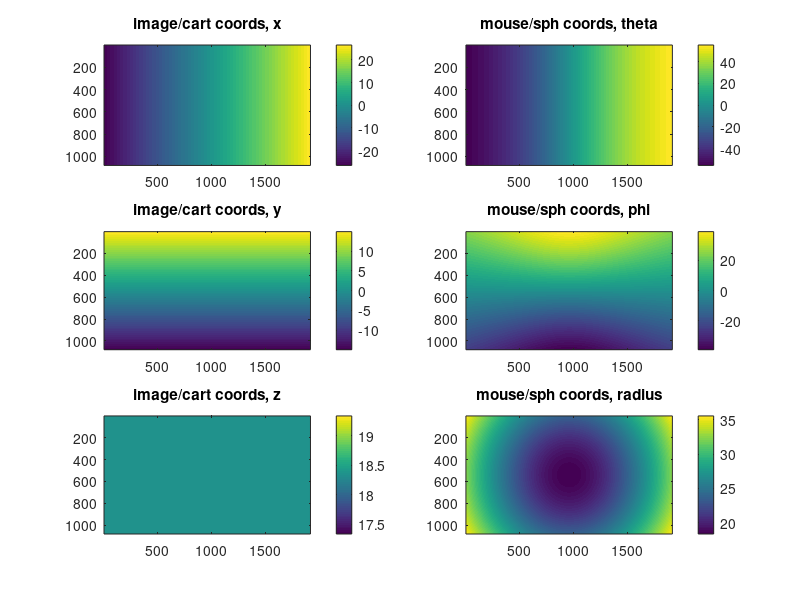
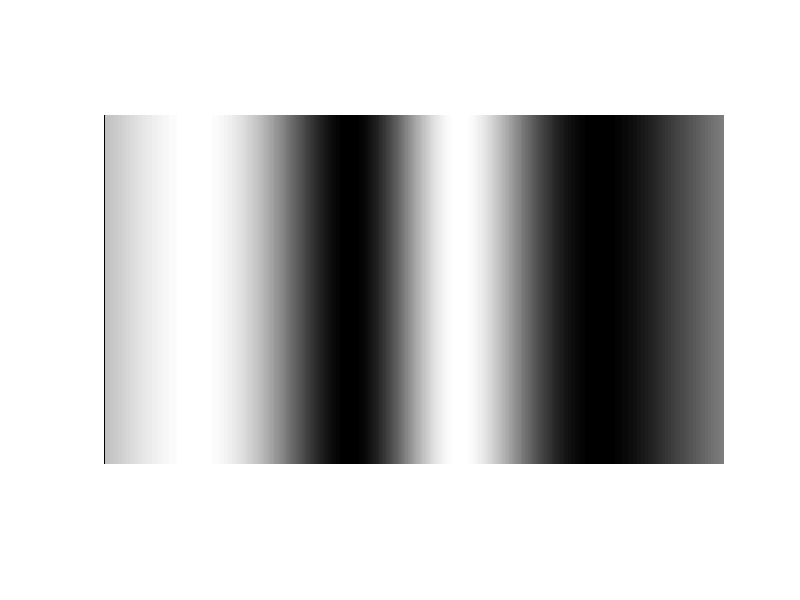

Here is the MATLAB script that generated these plots, in order: (Note: this script raises an error after producing the figures.)
%{ 
To exit the visual stimulus presentation: hold the escape key.

Windows installation:

Filesystem locations given here are examples. You could choose other disc drives or folders of your liking instead:
Skip this step and go directly to step 2 if you use Matlab R2014b or later, instead of an older Matlab version or of GNU/Octave.
Download and install the Subversion installer
Windows: Subversion 1.7.x command-line client

Download the Psychtoolbox installer to your desktop.
You must install the 64-Bit GStreamer-1.20.5 MSVC or later versions runtime from gstreamer.freedesktop.org even if you do not need multi-media support! Do not install the MINGW variant, it will not work, but likely crash! Make absolutely sure that you install all offered packages. Read help GStreamer carefully for this purpose, before downloading and installing GStreamer.

If you intend to use Octave, you will need to delete the following DLL files from the C:\Program Files\GNU Octave\Octave-7.3.0\mingw64\bin\ folder: opengl32.dll – Otherwise hardware accelerated visual stimulation will not work.

You may also need to install the Microsoft Runtime Libraries for MSVC 2015-2019 if you use Matlab instead of Octave. For a few use cases you may even need those if you use Octave. You can find installers for these at Microsoft’s site beforehand. Otherwise when our installer aborted half-ways, follow the instructions it prints to the console. Or simply click this link to get a copy bundled with Psychtoolbox

Open Matlab as administrative user (right-click the Matlab shortcut and “Run As Administrator”) and type the following in the command window, assuming you want Psychtoolbox to be installed inside the C:\toolbox folder:
>> cd('into the folder where you downloaded DownloadPsychtoolbox.m to').
>> DownloadPsychtoolbox('C:\toolbox') 
The second command will take a bit of time (a few minutes in some cases) and may generate a lot of output. Please be patient (and make sure your computer is not going to go onto standby while installing). You may get the command line reappear before the installation is finished - so don’t assume the command line reappearing means that installation has hung. The installer will tell you when it is finished.
%}

clear all;

% for ASUS VG248QG using Allen Brain Lab monitor displacement
% monitor is: 
% 53.126 cm wide
% 29.889 cm high
% 118.6 mm lateral, 86.2 mm anterior and 31.6 mm dorsal to the right eye
MonitorAnteriorDisplacement_cm = 8.62;
MonitorDorsalDisplacement_cm = 3.16;
w = 53.136;  % width of screen, in cm
h = 29.889;  % height of screen, in cm
cx = w/2 + MonitorAnteriorDisplacement_cm; % eye x location, in cm
%cy = h/2 + MonitorDorsalDisplacement_cm; % eye y location, in cm
% since we're trying to place center of monitor at center of mouse
% field of view, then these x&y should be monitor center

cx = w/2;   % eye x location, in cm
cy = h/2; % eye y location, in cm

% w = 56.69;  % width of screen, in cm
% h = 34.29;  % height of screen, in cm
% cx = w/2;   % eye x location, in cm
% %cy = 11.42; % eye y location, in cm
% cy = h/2; % eye y location, in cm

% Distance to bottom of screen, along the horizontal eye line
%zdistBottom = 24.49;     % in cm
zdistBottom = 18.337;     % in cm
%zdistTop    = 14.18;     % in cm

% Alternatively, you can specify the angle of the screen
%screenAngle = 72.5;   % in degrees, measured from table surface in front of screen to plane of screen
screenAngle = 90;   % in degrees, measured from table surface in front of screen to plane of screen
zdistTop = zdistBottom - (h*sin(deg2rad(90-screenAngle)));

% pxXmax = 200; % number of pixels in an image that fills the whole screen, x
% pxYmax = 150; % number of pixels in an image that fills the whole screen, y
pxXmax = 1920; % number of pixels in an image that fills the whole screen, x
pxYmax = 1080; % number of pixels in an image that fills the whole screen, y

% Internal conversions
top = h-cy;
bottom = -cy;
right = cx;
left = cx - w;

% Convert Cartesian to spherical coord
% In image space, x and y are width and height of monitor and z is the
% distance from the eye. I want Theta to correspond to azimuth and Phi to
% correspond to elevation, but these are measured from the x-axis and x-y
% plane, respectively. So I need to exchange the axes this way, prior to
% converting to spherical coordinates:
% orig (image) -> for conversion to spherical coords
% Z -> X
% X -> Y
% Y -> Z

[xi,yi] = meshgrid(1:pxXmax,1:pxYmax);
cart_pointsX = left + (w/pxXmax).*xi;
cart_pointsY = top - (h/pxYmax).*yi;
cart_pointsZ = zdistTop + ((zdistBottom-zdistTop)/pxYmax).*yi;
[sphr_pointsTh sphr_pointsPh sphr_pointsR] ...
            = cart2sph(cart_pointsZ,cart_pointsX,cart_pointsY);

%% view results
figure
subplot(3,2,1)
imagesc(cart_pointsX)
colorbar
title('image/cart coords, x')
subplot(3,2,3)
imagesc(cart_pointsY)
colorbar
title('image/cart coords, y')
subplot(3,2,5)
imagesc(cart_pointsZ)
colorbar
title('image/cart coords, z')

subplot(3,2,2)
imagesc(rad2deg(sphr_pointsTh))
colorbar
title('mouse/sph coords, theta')
subplot(3,2,4)
imagesc(rad2deg(sphr_pointsPh))
colorbar
title('mouse/sph coords, phi')
subplot(3,2,6)
imagesc(sphr_pointsR)
colorbar
title('mouse/sph coords, radius')


%% create grating 
Ysize = 1080;
Xsize = 1920;

% compute grating according to square grid of largest pixel dimension
if Ysize > Xsize
    gratingSize = [Ysize, Ysize]; % Size of grating in pixels
else
    gratingSize = [Xsize, Xsize]; % Size of grating in pixels
end



% Define the timing parameters
gratingDuration = .25; % Duration of grating stimulus in seconds
blankDurationOrig = 0; % Duration of gray screen stimulus in seconds
sessionduration = 10 ; % session duration in minutes

Initialcycles = 0; %50; % Number of cycles that will have blankdurationOrig only it won't be part of randsample function

oddballfrequency = 0 ; % Frequency of different blank duration
Randomdurationmin = 30;% Time in ms % Oddball min and max interval duration; uniform distribution.
Randomdurationmax = 3000; % Time in ms


% Define the parameters of the grating
%gratingSize = [1920, 1920]; % Size of grating in pixels
spatialFreq = .001; % Spatial frequency of grating in cycles per pixel
orientation = 0; % Orientation of grating in degrees
contrast = 1; % Contrast of grating (0 to 1)
phase = 0.5;
% temporalFreq = 0; % Temporal frequency of grating in Hz

FullScreen = true; % Choosing screen size
circle = false; % If true grating will be in circular shape

if FullScreen == true
    circle = false ;
end


nCycles = sessionduration*60/(blankDurationOrig + gratingDuration); % Number of cycles to present


% Calculate the parameters needed for the grating
pixPerCycle = 1 / spatialFreq;
freqPerPixel = 1 / pixPerCycle;
% cyclesPerFrame = temporalFreq / Screen('NominalFrameRate', win);
% phaseStep = cyclesPerFrame * 2 * pi * pixPerCycle;

% Set up the grating texture
if circle == false 
    [x, y] = meshgrid(1:gratingSize(1), 1:gratingSize(2));
else 
    [x, y] = meshgrid(-gratingSize(1)/2:gratingSize(1)/2-1, -gratingSize(2)/2:gratingSize(2)/2-1);
    aperture = sqrt(x.^2 + y.^2) < (min(gratingSize)/2);
    x(~aperture) = nan;
    y(~aperture) = nan;
end

gray = 0.5 * ones(gratingSize);
sinGrating = gray + contrast/2 .* sin(freqPerPixel * 2 * pi * (cos(orientation * pi / 180) * x + sin(orientation * pi / 180) * y) + phase);
sinGrating(sinGrating > 1) = 1; % Cap values above 1 to 1 (white)
sinGrating(sinGrating < 0) = 0; % Cap values below 0 to 0 (black)

gray = gray(1:Ysize, 1:Xsize); % clip to monitor
sinGrating = sinGrating(1:Ysize, 1:Xsize); % clip to monitor

% Rescale the Cartesian maps into dimensions of radians
xmaxRad = max(sphr_pointsTh(:));
ymaxRad = max(sphr_pointsPh(:));

fx = xmaxRad/max(cart_pointsX(:));
fy = ymaxRad/max(cart_pointsY(:));

I = sinGrating;

% Apply the distortion via interpolation
ZI = interp2(cart_pointsX.*fx,cart_pointsY.*fy,I,sphr_pointsTh,sphr_pointsPh);

h=figure;
% subplot(1,2,1)
% imshow(I)
% subplot(1,2,2)
imshow(ZI)

% h=figure;
% subplot(1,2,1)
% imshow(I)
% subplot(1,2,2)
% imshow(ZI)


% Initialize Psychtoolbox
PsychDefaultSetup(2);
% Screen('Preference', 'SkipSyncTests', 1); % Skip sync tests for now
Screen('Preference', 'SkipSyncTests', 1); % Skip sync tests for now

% Open a window
% [win, winRect] = PsychImaging('OpenWindow', 0, 0);
[win, winRect] = PsychImaging('OpenWindow', 2, 0); % second argument is Monitor ID
% if above line returns incorrect screen index, can check detected monitors with Screen('Screens')

gratingTexture = Screen('MakeTexture', win, sinGrating);



% Set up the gray texture
if circle == false
    grayTexture = Screen('MakeTexture', win, gray);
else
    gray = 0.5 * ones(gratingSize);
    [x, y] = meshgrid(-gratingSize(1)/2:gratingSize(1)/2-1, -gratingSize(2)/2:gratingSize(2)/2-1);
    grayAperture = sqrt(x.^2 + y.^2) < (min(gratingSize)/2);
    gray(~grayAperture) = nan;
    grayTexture = Screen('MakeTexture', win, gray);
end
% Calculate the number of cycles that will have a different gray duration
nDifferentGrayDurations = round((nCycles-Initialcycles) * oddballfrequency);

% Generate a vector indicating which cycles will have a different gray duration
differentGrayDurationsIdx = randsample(Initialcycles+1:nCycles, nDifferentGrayDurations);

% Start the presentation
for iCycle = 1:nCycles
    %  Check for escape key
    [keyIsDown, ~, keyCode] = KbCheck;
    if keyIsDown && keyCode(KbName('escape'))
        break;
    end
    % Check if this is the 5th cycle
    %if mod(iCycle, 5) == 0
    % Check if this cycle should have a different gray duration
    if any(iCycle == differentGrayDurationsIdx)
        % If so, change the duration of the gray screen stimulus
        blankDuration = randi([Randomdurationmin, Randomdurationmax])/1000; % convert to seconds
    else
        % Otherwise, use the default duration
        blankDuration = blankDurationOrig;
    end
    
    % Present the grating stimulus
    tStart = GetSecs;
    tEnd = tStart + gratingDuration;
    while GetSecs < tEnd
        % phase = phase + phaseStep;
        sinGrating = gray + contrast/2 .* sin(freqPerPixel * 2 * pi * (cos(orientation * pi / 180) * x + sin(orientation * pi / 180) * y) + phase);
        sinGrating(sinGrating > 1) = 1;
        sinGrating(sinGrating < 0) = 0;
        %Screen('DrawTexture', win, gratingTexture, [], [], orientation);
        if FullScreen == true
            Screen('DrawTexture', win, gratingTexture, [], winRect);
        else
            Screen('DrawTexture', win, gratingTexture, [], []);
        end
        Screen('Flip', win);
        %  Check for escape key
        [keyIsDown, ~, keyCode] = KbCheck;
        if keyIsDown && keyCode(KbName('escape'))
            break;
        end
    end
    
    % Present the gray screen stimulus
    tStart = GetSecs;
    tEnd = tStart + blankDuration;
    while GetSecs < tEnd
        %Screen('DrawTexture', win, grayTexture);
        if FullScreen == true
            Screen('DrawTexture', win, grayTexture, [], winRect);
            
        else
            Screen('DrawTexture', win, grayTexture,[],[]);
        end
            Screen('Flip', win);
            %  Check for escape key
            [keyIsDown, ~, keyCode] = KbCheck;
            if keyIsDown && keyCode(KbName('escape'))
                break;
            end

    end
end

% Clean Up
Screen('CloseAll');
